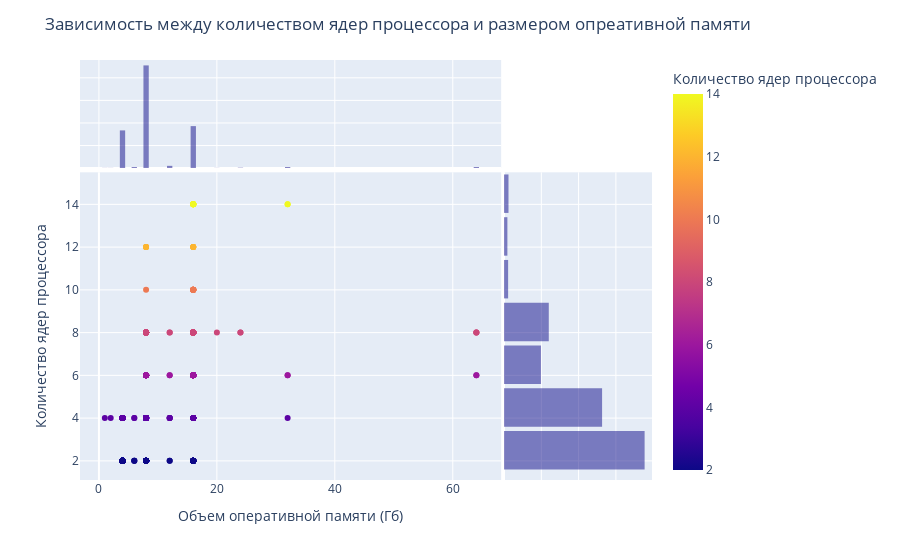

The notebook cell this image was saved under:
### Markdown cell above
### Зависимость между количествами ядер процессора и размером оперативной памяти.

### Code cell
fig = px.scatter(df, x='Объем оперативной памяти (Гб)' 
                ,y='Количество ядер процессора'
                ,color='Количество ядер процессора'
                ,marginal_x="histogram"
                ,marginal_y="histogram"
                )
fig.update_layout(
title_text ='Зависимость между количеством ядер процессора и размером опреативной памяти',
bargap=0.1)
fig.show()

### Figure 1 — Plotly figure (JSON) as saved in the notebook; plotly's stock layout.template omitted (floating-point values rounded to 4 significant figures; data arrays with more than 128 entries replaced by an {"elided": "..."} marker saying what was removed)
{"data": [{"hovertemplate": "Объем оперативной памяти (Гб)=%{x}<br>Количество ядер процессора=%{marker.color}<extra></extra>", "legendgroup": "", "marker": {"color": {"elided": "891 int values"}, "coloraxis": "coloraxis", "symbol": "circle"}, "mode": "markers", "name": "", "orientation": "v", "showlegend": false, "type": "scatter", "x": {"elided": "891 int values"}, "xaxis": "x", "y": {"elided": "891 int values"}, "yaxis": "y"}, {"alignmentgroup": "True", "bingroup": "x", "hovertemplate": "Объем оперативной памяти (Гб)=%{x}<br>count=%{y}<extra></extra>", "legendgroup": "", "marker": {"color": "#0d0887"}, "name": "", "offsetgroup": "", "opacity": 0.5, "showlegend": false, "type": "histogram", "x": {"elided": "891 int values"}, "xaxis": "x3", "yaxis": "y3"}, {"alignmentgroup": "True", "bingroup": "y", "hovertemplate": "Количество ядер процессора=%{y}<br>count=%{x}<extra></extra>", "legendgroup": "", "marker": {"color": "#0d0887"}, "name": "", "offsetgroup": "", "opacity": 0.5, "showlegend": false, "type": "histogram", "xaxis": "x2", "y": {"elided": "891 int values"}, "yaxis": "y2"}], "layout": {"bargap": 0.1, "barmode": "overlay", "coloraxis": {"colorbar": {"title": {"text": "Количество ядер процессора"}}, "colorscale": [[0, "#0d0887"], [0.1111, "#46039f"], [0.2222, "#7201a8"], [0.3333, "#9c179e"], [0.4444, "#bd3786"], [0.5556, "#d8576b"], [0.6667, "#ed7953"], [0.7778, "#fb9f3a"], [0.8889, "#fdca26"], [1, "#f0f921"]]}, "legend": {"tracegroupgap": 0}, "margin": {"t": 60}, "title": {"text": "Зависимость между количеством ядер процессора и размером опреативной памяти"}, "xaxis": {"anchor": "y", "domain": [0, 0.7363], "title": {"text": "Объем оперативной памяти (Гб)"}}, "xaxis2": {"anchor": "y2", "domain": [0.7413, 1], "matches": "x2", "showgrid": true, "showline": false, "showticklabels": false, "ticks": ""}, "xaxis3": {"anchor": "y3", "domain": [0, 0.7363], "matches": "x", "showgrid": true, "showticklabels": false}, "xaxis4": {"anchor": "y4", "domain": [0.7413, 1], "matches": "x2", "showgrid": true, "showline": false, "showticklabels": false, "ticks": ""}, "yaxis": {"anchor": "x", "domain": [0, 0.7326], "title": {"text": "Количество ядер процессора"}}, "yaxis2": {"anchor": "x2", "domain": [0, 0.7326], "matches": "y", "showgrid": true, "showticklabels": false}, "yaxis3": {"anchor": "x3", "domain": [0.7426, 1], "matches": "y3", "showgrid": true, "showline": false, "showticklabels": false, "ticks": ""}, "yaxis4": {"anchor": "x4", "domain": [0.7426, 1], "matches": "y3", "showgrid": true, "showline": false, "showticklabels": false, "ticks": ""}}}
